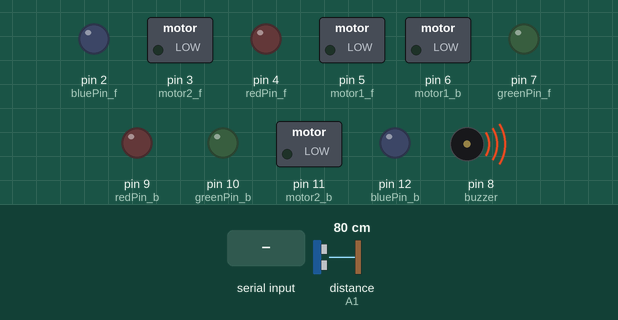
Simulated run of this sketch. Board: Arduino Uno, built with avr-gcc and run on an emulated ATmega328P. Shown: switched loads named in the sketch (green lamp = pin HIGH), output pins drawn as LEDs (lit = HIGH), buzzer (waves = sounding, pin HIGH). Inputs (shaded band) come from the test bench; at power-on: distance to the obstacle (sensor on A1) 80 cm. The echo pulse lasts 58.3 µs per cm.

Above: at 1.2 s.
1.3 s: "A" received over Serial
At 2.8 s:
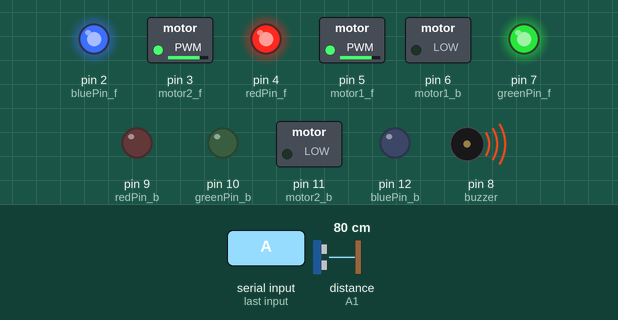
3.9 s: byte 76 ('L') received over Serial
At 5.1 s:
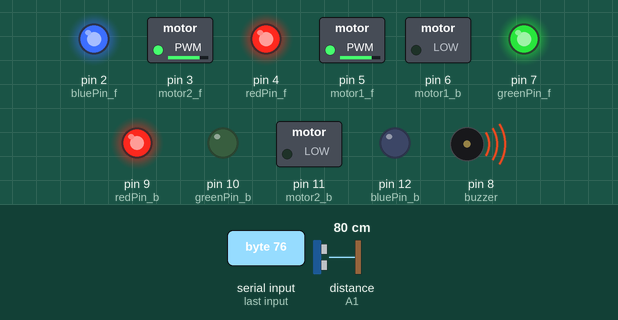
5.4 s: byte 108 ('l') received over Serial
At 6.2 s:
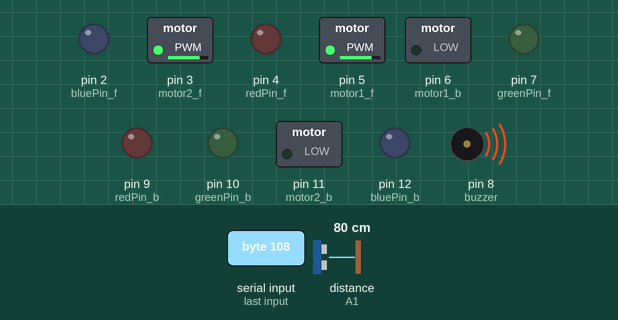
6.9 s: byte 88 ('X') received over Serial
At 7.4 s:
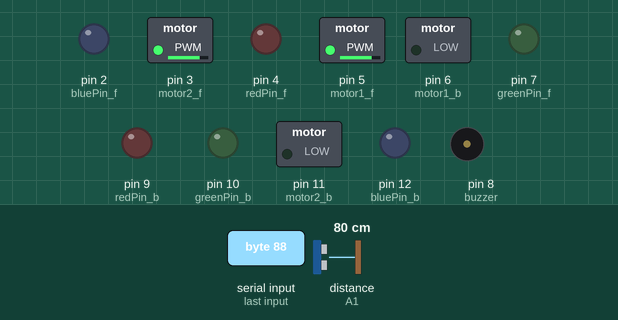
8.4 s: "N" received over Serial
At 9.8 s:
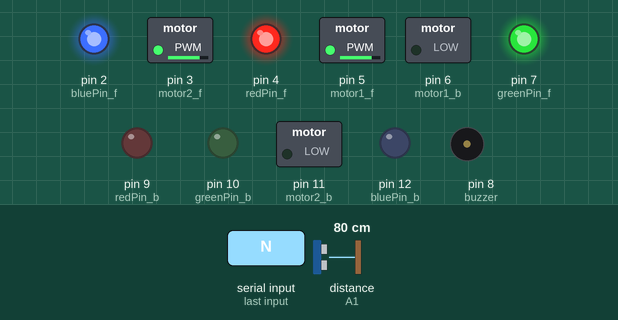
10.1 s: "S" received over Serial
At 11.1 s:
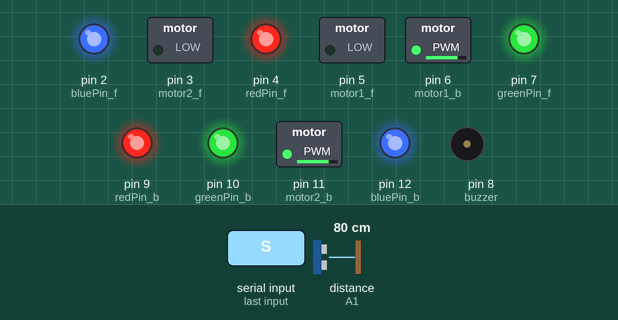
Timing chart, 0 to 12.8 s (numbered marks = the images above; inputs shaded):
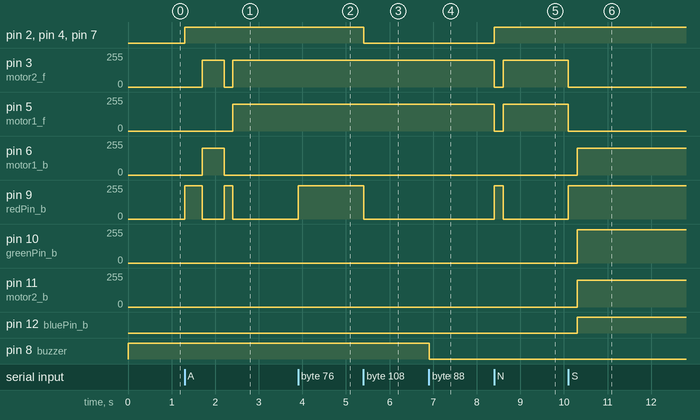

The sketch:

bl3.ino
```cpp
#include <NewPing.h>

// Pinii motor 1
#define motor1_f 5
#define motor1_b 6

// Pinii motor 2
#define motor2_f 3
#define motor2_b 11

#define TRIGGER_PIN A0
#define ECHO_PIN A1
#define MAX_DISTANCE 100

//leduri fata
int redPin_f = 4;
int greenPin_f = 7;
int bluePin_f = 2;

//leduri spate
int redPin_b = 9;
int greenPin_b = 10;
int bluePin_b = 12;

#define buzzer 8

NewPing sonar(TRIGGER_PIN, ECHO_PIN, MAX_DISTANCE);

char command;

void setup() {

 digitalWrite(motor1_f, 0);
 digitalWrite(motor1_b, 0);
 digitalWrite(motor2_f, 0);
 digitalWrite(motor2_b, 0);
 pinMode (motor1_f, OUTPUT);
 pinMode (motor1_b, OUTPUT);
 pinMode (motor2_f, OUTPUT);
 pinMode (motor2_b, OUTPUT);

 pinMode(redPin_f, OUTPUT);
 pinMode(greenPin_f, OUTPUT);
 pinMode(bluePin_f, OUTPUT);
 pinMode(redPin_b, OUTPUT);
 pinMode(greenPin_b, OUTPUT);
 pinMode(bluePin_b, OUTPUT);

 pinMode(buzzer, OUTPUT);
 digitalWrite(buzzer, HIGH);

 Serial.begin(9600);
 lights_off();
}

void loop() {

 if(testDistance() == 0 and command == 'N') {
    Stop(200);
 }

 if(Serial.available() > 0){
    command = Serial.read();

    switch(command){
      case 'N':
        go_forward();
        break;
      case 'S':
        go_back();
        break;
      case 'V':
        go_left();
        break;
      case 'E':
        go_right();
        break;
      case 'A':
        go_right_up();
        break;
      case 'B':
        go_left_up();
        break;
      case 'C':
        go_right_down();
        break;
      case 'D':
        go_left_down();
        break;
      case 'R':
        Stop(200);
        break;
      case 'K':
        K_lights();
        break;
      case 'L':
        brake_lights();
        break;
      case 'l':
        lights_off();
        break;
      case 'X':
         sound_on();
        break;
      case 'x':
         sound_off();
        break;
    }
  }
}

void StartMotor (int m1, int m2, int forward, int speed)
{

 if (speed==0) // oprire
 {
  digitalWrite(m1, 0);
  digitalWrite(m2, 0);
 }
 else
 {
   if (forward==1)
   {
     digitalWrite(m2, 0);
     analogWrite (m1, speed); // folosire PWM
   }
   else
   {
     digitalWrite(m1, 0);
     analogWrite(m2, speed);
   }
 }
}

// Functie de siguranta
// Executa oprire motoare, urmata de delay
void Stop(int ms)
{
 StartMotor (motor1_f, motor1_b, 0, 0);
 StartMotor (motor2_f, motor2_b, 0, 0);
 brake_lights();
 delay(ms);
}

void go_forward(){

  Stop(200);
  normal_lights();
  StartMotor (motor1_f, motor1_b, 1, 200);   //fata
  StartMotor (motor2_f, motor2_b, 1, 200);
}

void go_back(){

  Stop(200);
  white_back_lights();
  StartMotor (motor1_f, motor1_b, 0, 200);   //spate
  StartMotor (motor2_f, motor2_b, 0, 200);
}

void go_left(){
  Stop(200);
  normal_lights();
  StartMotor (motor1_f, motor1_b, 1, 200);   // stanga
  StartMotor (motor2_f, motor2_b, 0, 200);

}

void go_right(){
  Stop(200);
  normal_lights();
  StartMotor (motor1_f, motor1_b, 0, 200);   //dreapta
  StartMotor (motor2_f, motor2_b, 1, 200);
}

void go_right_up(){
  Stop(200);
  normal_lights();
  go_right();
  delay(500);
  go_forward();
}

void go_left_up(){
  Stop(200);
  normal_lights();
  go_left();
  delay(500);
  go_forward();
}

void go_right_down(){
  Stop(200);
  go_right();
  delay(500);
  white_back_lights();
  go_back();
}

void go_left_down(){
  Stop(200);
  go_left();
  delay(500);
  white_back_lights();
  go_back();
}

void lights_off(){
  analogWrite(redPin_f, 0);
  analogWrite(greenPin_f, 0); //inchis
  analogWrite(bluePin_f, 0);

  //red back-lights
  analogWrite(redPin_b, 0);  //inchis
  analogWrite(greenPin_b, 0);
  analogWrite(bluePin_b, 0);
}

void normal_lights(){
  //white front lights
  analogWrite(redPin_f, 255);
  analogWrite(greenPin_f, 255);
  analogWrite(bluePin_f, 255);

  //back lights off
  analogWrite(redPin_b, 0);
  analogWrite(greenPin_b, 0);
  analogWrite(bluePin_b, 0);
}

void white_back_lights(){
  //white back lights
  analogWrite(redPin_b, 250);
  analogWrite(greenPin_b, 250);
  analogWrite(bluePin_b, 250);
}

void brake_lights(){
  //yellow front lights
  analogWrite(redPin_f, 255);
  analogWrite(greenPin_f, 255);
  analogWrite(bluePin_f, 255);

  //red back lights
  analogWrite(redPin_b, 250);
  analogWrite(greenPin_b, 0);
  analogWrite(bluePin_b, 0);
}

void K_lights(){
  analogWrite(redPin_f, 255);
  analogWrite(greenPin_f, 255);
  analogWrite(bluePin_f, 255);

  analogWrite(redPin_b, 255);
  analogWrite(greenPin_b, 255);
  analogWrite(bluePin_b, 255);

  delay(800);

  analogWrite(redPin_f, 0);
  analogWrite(greenPin_f, 0);
  analogWrite(bluePin_f, 0);

  analogWrite(redPin_b, 0);
  analogWrite(greenPin_b, 0);
  analogWrite(bluePin_b, 0);

  delay(800);
}

void sound_on(){
  digitalWrite(buzzer, LOW);
}
void sound_off(){
 digitalWrite(buzzer, HIGH);
}

int testDistance(){
  unsigned int distance;
  distance = sonar.ping_cm();
  if (distance > 15 or distance == 0)
    return 1;
  return 0;
}
```

Measured:
- after the input at 1.3 s, pin 2 (bluePin_f): LOW → HIGH at once; pin 3 (motor2_f): 0/255 → 200/255 after 0.41 s, → 0/255 0.50 s later, → 200/255 0.20 s later
- after the input at 3.9 s, pin 9 (redPin_b): 0/255 → 250/255 at once
- after the input at 5.4 s, pin 2 (bluePin_f), pin 4 (redPin_f), pin 7 (greenPin_f): HIGH → LOW at once; pin 9 (redPin_b): 250/255 → 0/255 at once
- after the input at 6.9 s, pin 8 (buzzer): HIGH → LOW at once
- after the input at 8.4 s, pin 2 (bluePin_f), pin 4 (redPin_f), pin 7 (greenPin_f): LOW → HIGH at once; pin 3 (motor2_f), pin 5 (motor1_f): 200/255 → 0/255 at once, → 200/255 0.20 s later; pin 9 (redPin_b): 0/255 → 250/255 at once, → 0/255 0.20 s later
- after the input at 10.1 s, pin 3 (motor2_f), pin 5 (motor1_f): 200/255 → 0/255 at once; pin 6 (motor1_b), pin 11 (motor2_b): 0/255 → 200/255 after 0.20 s; pin 9 (redPin_b): 0/255 → 250/255 at once; pin 10 (greenPin_b): 0/255 → 250/255 after 0.20 s; pin 12 (bluePin_b): LOW → HIGH after 0.20 s
